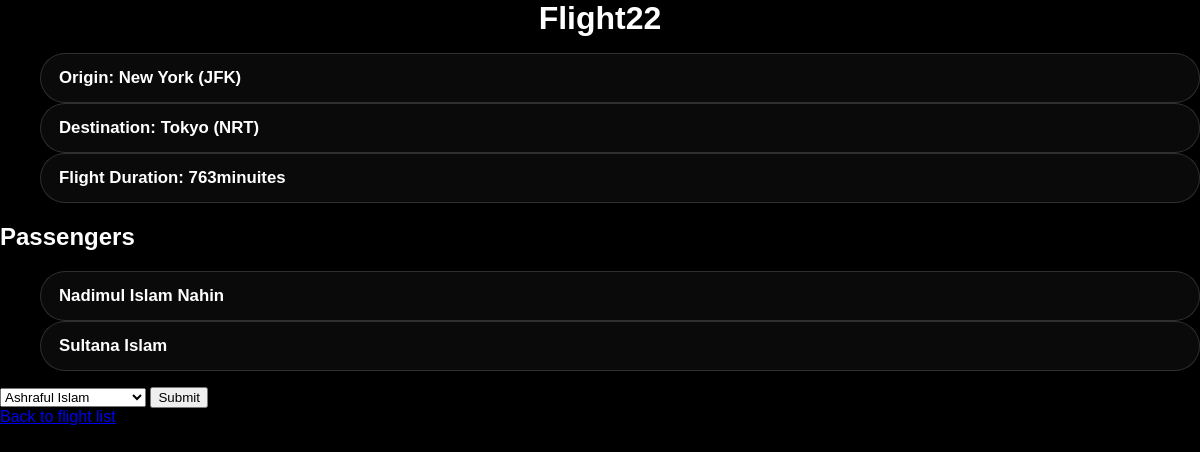
The app's page /flights/22/ with its own data.
### flights/models.py (models this page shows, shortened)
class Flight(models.Model):
    origin = models.ForeignKey(
        Airports, on_delete=models.CASCADE, related_name="arrivals"
    )
    destination = models.ForeignKey(
        Airports, on_delete=models.CASCADE, related_name="departures"
    )
    duration = models.IntegerField()

class Airports(models.Model):
    city = models.CharField(max_length=64)
    code = models.CharField(max_length=3)
    def __str__(self):
        return f"{self.city} ({self.code})"

class Passenger(models.Model):
    first = models.CharField(max_length=64)
    last = models.CharField(max_length=64)
    flights = models.ManyToManyField(Flight, blank=True, related_name="passengers")
    def __str__(self):
        return f"{self.first} {self.last}"

### flights/views.py (the view)
# urls.py: path("<int:flight_id>/", views.flight, name="flights"), # name is 'flights'
def flight(request, flight_id):
    flight_obj = Flight.objects.get(pk=flight_id)
    return render(request, "flights/flight.html", {
        "flight": flight_obj,
        "passengers": flight_obj.passengers.all(),
        "non_passengers": Passenger.objects.exclude(flights=flight_obj).all()
    })

### flights/templates/flights/flight.html (shortened to what this page needs)
{% extends "flights/layout.html" %}
{% block body %}
    <h1>Flight{{flight.id}}</h1>
    <ul>
        <li>Origin: {{flight.origin}}</li>
        <li>Destination: {{flight.destination}}</li>
        <li>Flight Duration: {{flight.duration}}minuites</li>
    </ul>
    <h2>Passengers</h2>
    <ul>
        {% for passenger in passengers %}
            <li>{{passenger}}</li>
        {% empty %}
            <li> No passengers</li>
        {% endfor %}
    </ul>
    <form action="{% url 'book' flight.id %}" method="post">
        <select name="passenger">
            {% for passenger in non_passengers %}
            <option value="{{passenger.id}}">{{passenger}}</option>
            {% endfor %}
        </select>
        <input type="submit">
    </form>
    <a href="{% url 'index' %}">Back to flight list</a>
{% endblock body %}

### flights/static/flights/style.css (style rules this page uses)
* { box-sizing: border-box; }
html, body { min-height: 100%; }
body { margin: 0; font-family: Arial, sans-serif; background: #000; color: #ffffff; }
body::before { content: ""; position: fixed; inset: 0; background: rgba(0, 0, 0, 0.55); pointer-events: none; z-index: -1; }
h1 { color: #ffffff; font-size: clamp(2rem, 2vw, 4rem); text-align: center; margin: 0; }
ul li { font-size: clamp(1rem, 1.4vw, 1.8rem); font-weight: 700; padding: 14px 18px; border-radius: 999px; background: rgba(255, 255, 255, 0.04); border: 1px solid rgba(255, 255, 255, 0.15); transition: transform 0.2s ease, background 0.2s ease, border-color 0.2s ease; margin: 0; display: grid; align-items: left; overflow: hidden; box-sizing: 0.5vw; }

### records on screen
Flight: id "22", origin "New York (JFK)", destination "Tokyo (NRT)", duration "763"
Passenger: first+last "Nadimul Islam Nahin"
Passenger: first+last "Sultana Islam"

### other values on screen
form field passenger "Ashraful Islam"
